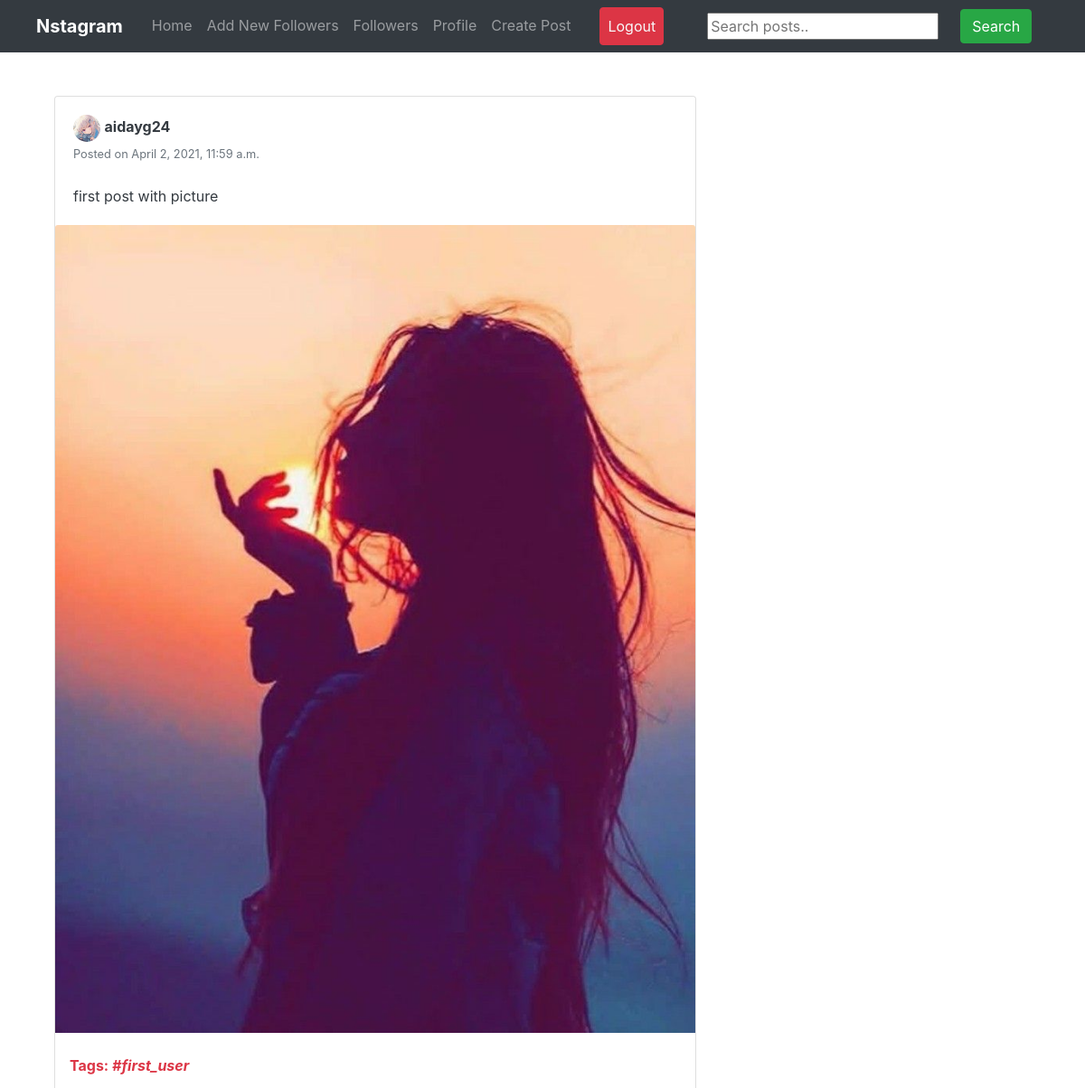
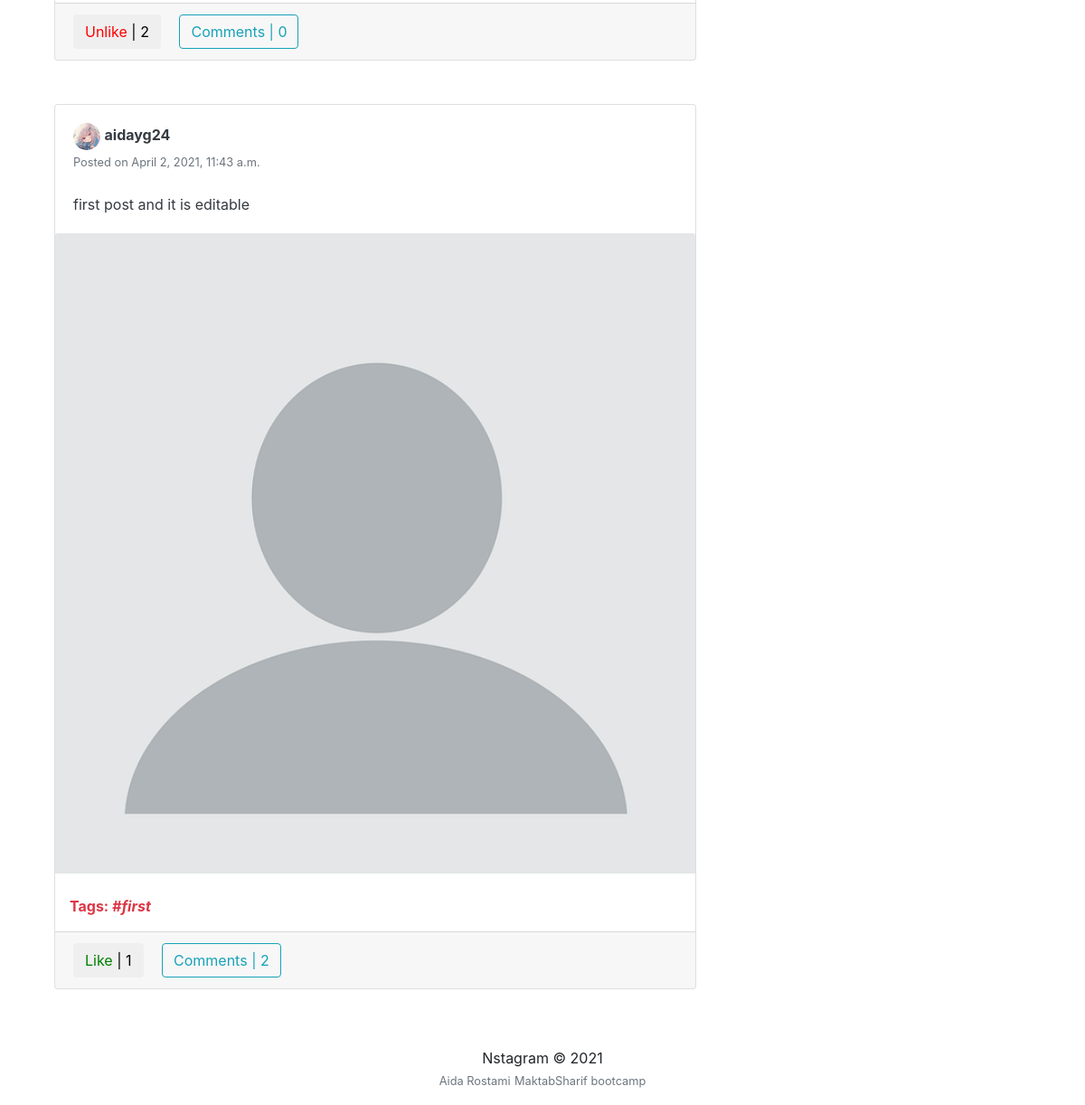
The app's page /user_posts/aidayg24 (signed in) with its own data (2 pictures, top to bottom).
### apps/posts/models/post.py (models this page shows, shortened)
class Post(models.Model):
    description = models.CharField('Caption', max_length=255, blank=True)
    pic = models.ImageField(default='media/profile_pics/default.png', upload_to='post/pic', blank=True, null=True)
    date_posted = models.DateTimeField(default=timezone.now)
    user_name = models.ForeignKey(User, on_delete=models.CASCADE)
    location = models.CharField('Location', max_length=200, blank=True)
    tags = models.CharField('Tags', max_length=100, blank=True)
    class Meta:
        ordering = ['-date_posted']

### apps/users/models/profile.py (models this page shows, shortened)
class Profile(models.Model):
    user = models.OneToOneField(User, on_delete=models.CASCADE)
    image = models.ImageField(default='media/profile_pics/default.png', upload_to='profile_pics')
    slug = AutoSlugField(populate_from='user')
    followers = models.ManyToManyField("Profile", blank=True)
    first_name = models.CharField('First name', max_length=100, blank=True, null=True)
    last_name = models.CharField('Last name', max_length=100, blank=True, null=True)
    bio = models.CharField('Bio', max_length=255, blank=True, null=True)
    website = models.CharField('Website', blank=True, max_length=150, null=True, validators=[check_website])
    GENDER = [('F', 'female'), ('M', 'male')]
    gender = models.CharField('Gender', max_length=1, choices=GENDER, blank=True, null=True)
    def get_absolute_url(self):
        return "/users/{}".format(self.slug)

### apps/posts/views.py (the view)
# urls.py: path('user_posts/<str:username>', UserPostListView.as_view(), name='user-posts'),
class UserPostListView(LoginRequiredMixin, ListView):
    model = Post
    template_name = 'posts/user_posts.html'
    context_object_name = 'posts'
    paginate_by = 15
    def get_context_data(self, **kwargs):
        context = super(UserPostListView, self).get_context_data(**kwargs)
        user = get_object_or_404(User, username=self.kwargs.get('username'))
        liked = [i for i in Post.objects.filter(user_name=user) if Like.objects.filter(user=self.request.user, post=i)]
        context['liked_post'] = liked
        return context
    def get_queryset(self):
        user = get_object_or_404(User, username=self.kwargs.get('username'))
        return Post.objects.filter(user_name=user).order_by('-date_posted')

### apps/posts/templates/posts/user_posts.html (shortened to what this page needs)
<!DOCTYPE html>
<html lang="en">
<head>
</head>
<body>
{% extends "posts/layout.html" %} {% block searchform %}
<form
  class="form-inline my-2 my-lg-0 ml-5"
  action="{% url 'search_posts' %}"
  method="get"
>
  <input name="p" type="text" placeholder="Search posts.." />
  <button class="btn btn-success my-2 my-sm-0 ml-4" type="submit">
    Search
  </button>
</form>
{% endblock searchform %} {% block content %}
<div class="container">
  <div class="row">
    <div class="col-md-8">
      {% for post in posts %}
      <div class="card card-signin my-5">
        <div class="card-body">
          <a href="{{ post.user_name.profile.get_absolute_url }}"
            ><img
              src="{{ post.user_name.profile.image.url }}"
              class="rounded-circle"
              width="30"
              height="30"
              alt=""
          /></a>
          <a
            class="text-dark"
            href="{{ post.user_name.profile.get_absolute_url }}"
            ><b>{{ post.user_name }}</b></a
          >
          <br /><small class="text-muted"
            >Posted on {{ post.date_posted }}</small
          >
          <br /><br />
          <p class="card-text text-dark">{{ post.description }}</p>
        </div>
        <a href="{% url 'post-detail' post.id %}"
          ><img class="card-img-top" src="{{ post.pic.url }}" alt=""
        /></a>
        {% if post.tags %}
        <br />
        <p class="text-danger ml-3">
          <b>Tags: <i>{{ post.tags }}</i></b>
        </p>
        {% endif %}
        <div class="card-footer">
          <button class="btn btn-white mr-3 like" id="{{ post.id }}">
            {% if post in liked_post %}
            <a
              href="{% url 'post-like' %}"
              style="color: red"
              id="likebtn{{ post.id }}"
            >
              Unlike</a
            >
            | {{post.likes.count}} {% else %}
            <a
              href="{% url 'post-like' %}"
              style="color: green"
              id="likebtn{{ post.id }}"
            >
              Like</a
            >
            | {{post.likes.count}} {% endif %}
          </button>
          <a class="btn btn-outline-info" href="{% url 'post-detail' post.id %}"
            >Comments | {{ post.details.count }}</a
          >
        </div>
      </div>
      {% endfor %}
    </div>
  </div>
</div>
{% endblock content %}

### records on screen
Post: user_name.profile.image (picture), user_name "aidayg24", date_posted "April 2, 2021, 11:59 a.m.", description "first post with picture", pic (picture), tags "#first_user", likes.count "2", details.count "0"
Post: user_name.profile.image (picture), user_name "aidayg24", date_posted "April 2, 2021, 11:43 a.m.", description "first post and it is editable", pic (placeholder picture), tags "#first", likes.count "1", details.count "2"
